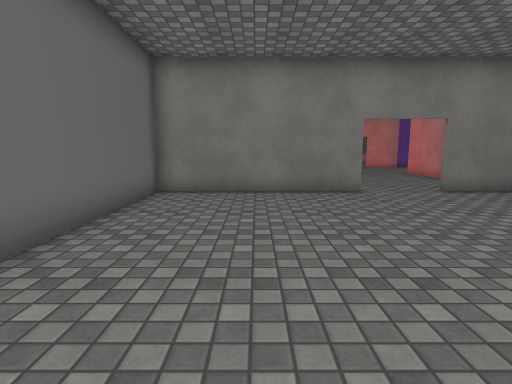
view 1 (above)

24 first-person views from a walk through a 3-D level made in the Unity game engine. The camera is 1.3 m above the floor, tilts 8° down and sees 80° across. Doors are open. The floor is counted in squares, 1 m on a side. Each view is taken from the middle of a square. On the plan, view 1 faces up. The plan holds only what a view shows up to about 14 squares ahead; the rest is blank. The place goes on beyond the plan. The player is left out. Some surface patterns are stand-ins.

view 2
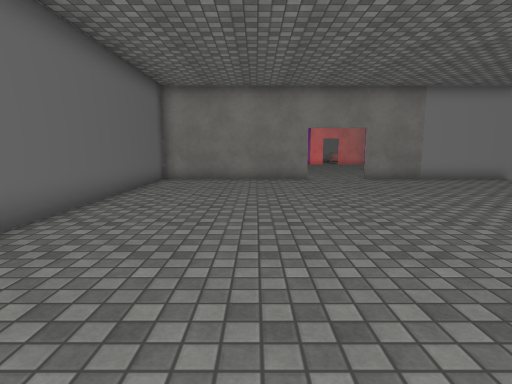

view 3
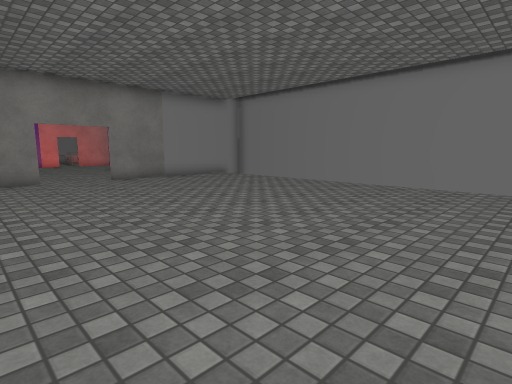

view 4
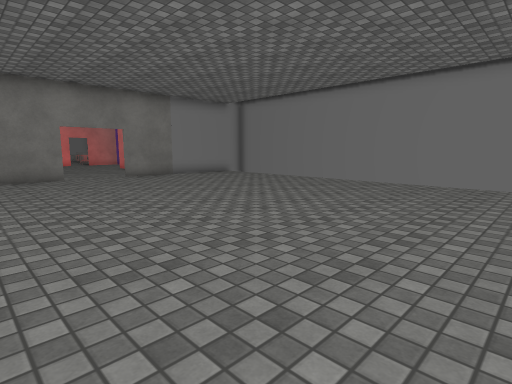

view 5
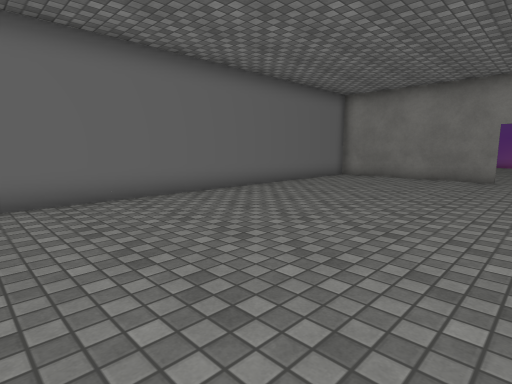

view 6
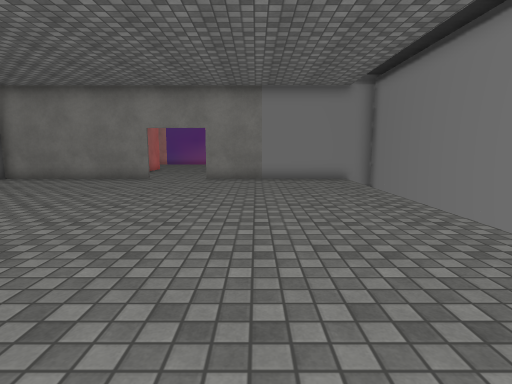

view 7
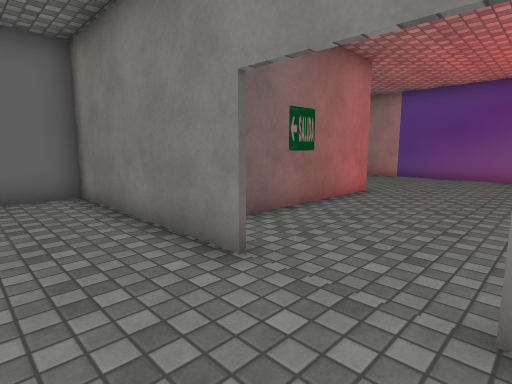

view 8
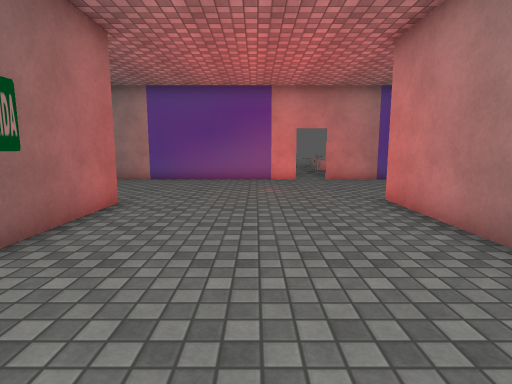

view 9
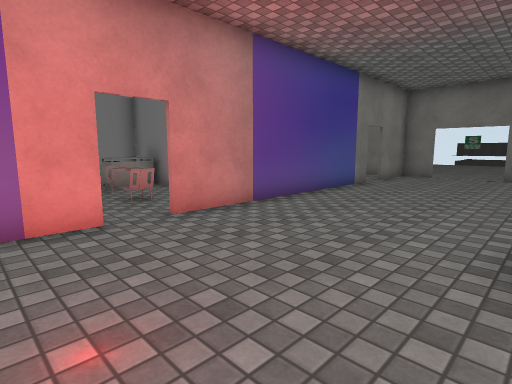

view 10
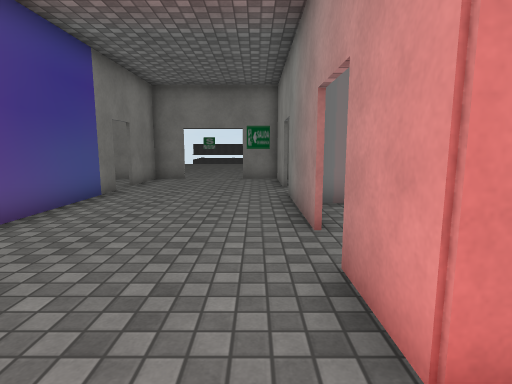

view 11
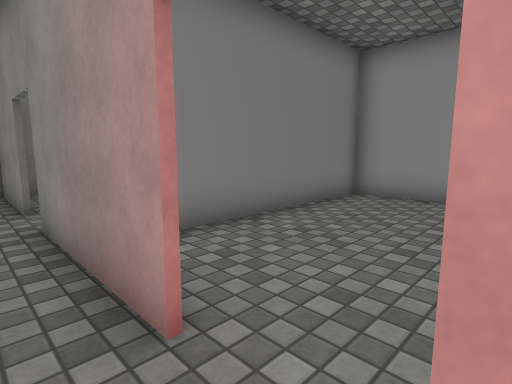

view 12
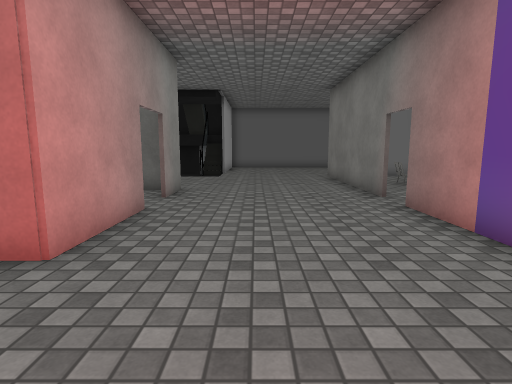

view 13
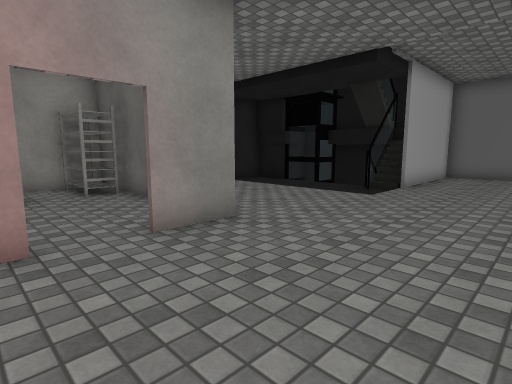

view 14
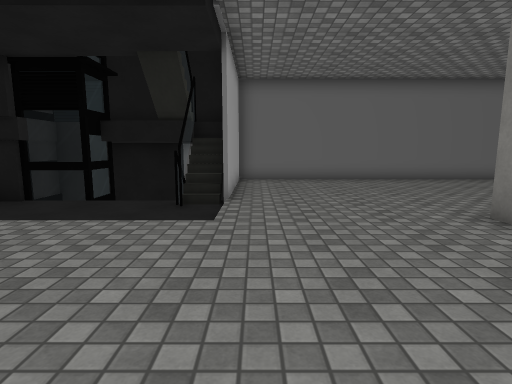

view 15
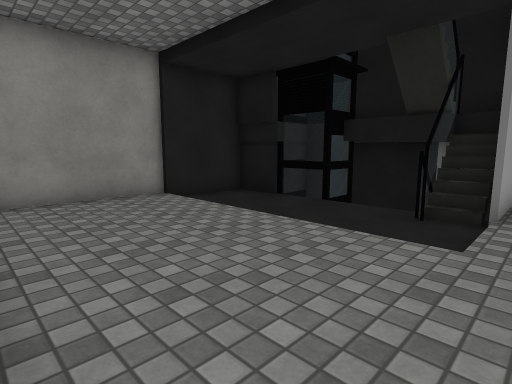

view 16
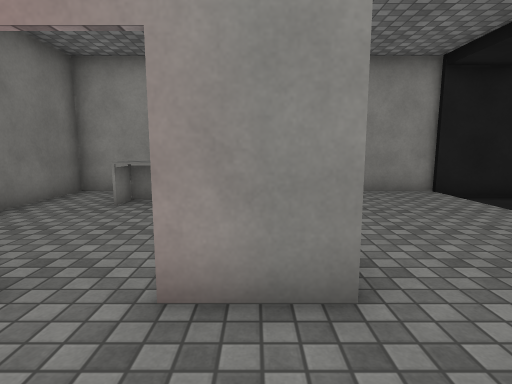

view 17
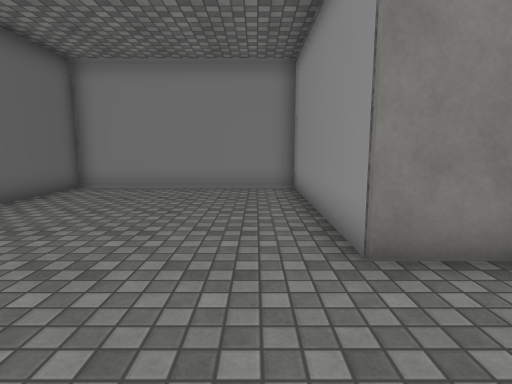

view 18
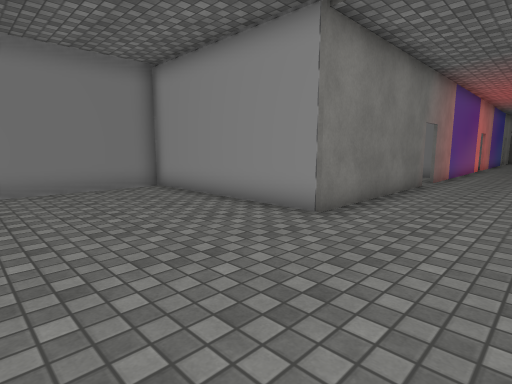

view 19
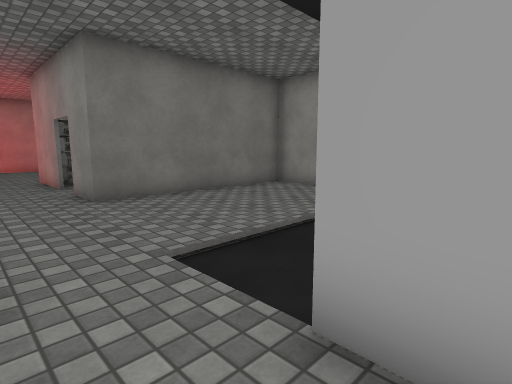

view 20
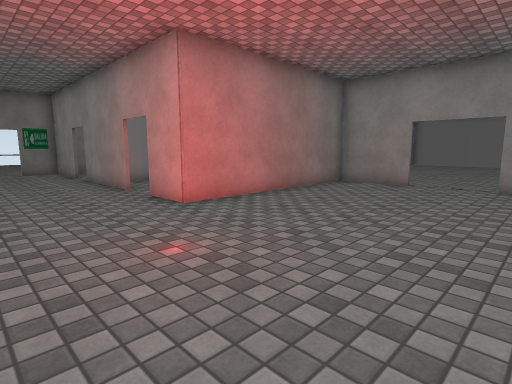

view 21
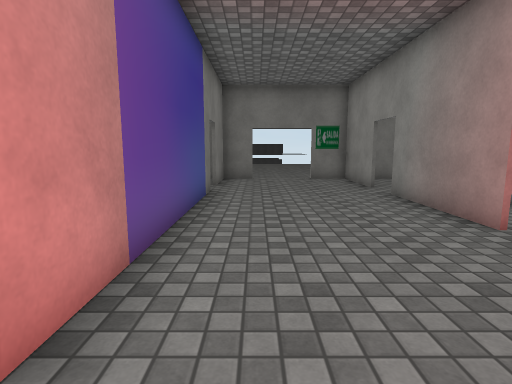

view 22
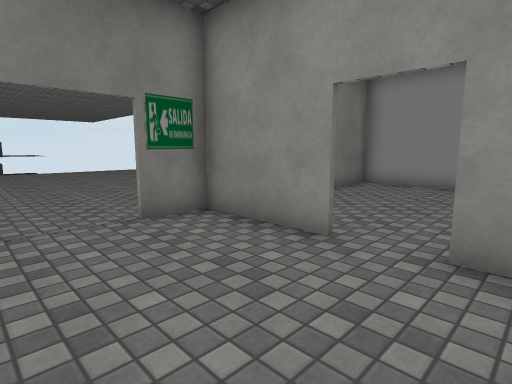

view 23
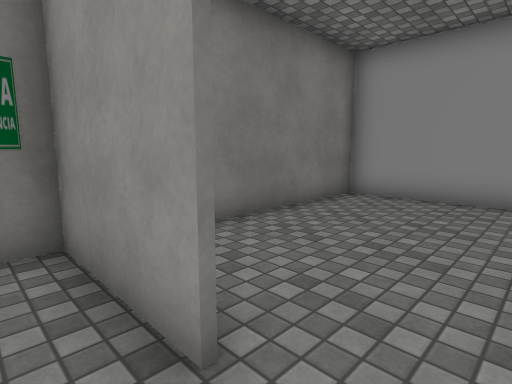

view 24
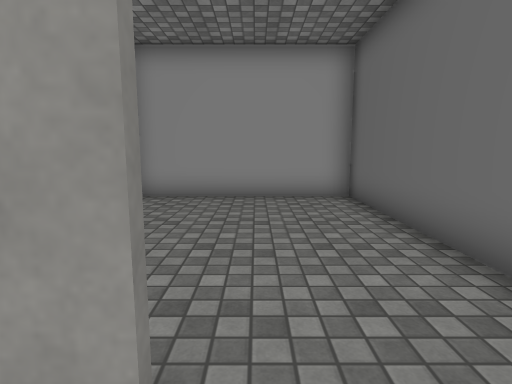

### Floor plan
Points are (right, up) in squares from view 1. A wall is a line through its corners. A room is listed if a view was taken in it or the views show most of it. See-through windows are left out.
Room 1 (views 1, 2, 3, 4, 5, 6, 7, 8)
walls: (3.4, 9.4) (-3.1, 9.4) (-3.1, -4.4); (13.1, 9.4) (5.8, 9.4)
ways out: open door at (4.5, 10) to room 2
Room 2 (views 9, 10, 11, 12, 13, 14, 15, 16, 17, 18, 19, 20, 21, 22, 23, 24)
walls: (1.6, 15.5) (1.6, 11.1); (-3.1, 22.4) (-9.7, 22.4) (-9.7, 29.4) (-17.1, 29.4) (-17.1, 17.3) (-11.8, 17.3); (6.9, 22.4) (-2, 22.4); (-9.6, 9.6) (-4.9, 9.6) (-4.9, 16.6) (-3.1, 16.6); (5.8, 9.6) (8.4, 9.6) (8.4, 17.1) (10.2, 17.1); (-12.4, 13.1) (-12.4, 9.8) (-9.4, 9.8); (-13.8, 13.3) (-13.8, 11.6); (-15.4, 16.8) (-15.3, 12.6); (-14, 11.6) (-12.3, 11.6); (11.8, 17.1) (15.9, 17.1); (16.6, 22.4) (8, 22.4); (17.4, 17.1) (20.4, 17.1) (20.4, 18.6); (20.4, 21.1) (20.4, 22.4) (17.9, 22.4)
ways out: open door at (4.5, 10) to room 1; open door at (16.5, 16.5) to room 3; opening at (-0.5, 15.5) to room 4; open door at (-2.5, 16) to room 4; open door at (10.5, 16.5) to room 5; open door at (17.5, 23); open door at (21, 20)
objects: other object (-1, 16) to (1, 16)
Room 3 (no view inside)
walls: (14.4, 15.1) (14.4, 9.5); (13.9, 9.6) (20.4, 9.6) (20.4, 16.6)
ways out: open door at (16.5, 16.5) to room 2
Room 4 (no view inside)
walls: (-4.7, 13.1) (-4.7, 9.6) (-2.4, 9.6); (-0.8, 9.6) (1.4, 9.6) (1.4, 12.6)
ways out: opening at (-0.5, 15.5) to room 2; open door at (-2.5, 16) to room 2; gap at (-1, 10)
objects: other object (-4, 10) to (-4, 12); other object (-2, 11) to (-1, 12)
Room 5 (no view inside)
walls: (11.9, 9.6) (13.9, 9.6); (14.3, 9.5) (14.3, 16.5)
ways out: open door at (10.5, 16.5) to room 2

Positions as (right, up) in squares from view 1, and headings:
1: (0, 0), facing up
2: (1, -4), facing up
3: (1, -4), facing up-right
4: (0, -5), facing up-right
5: (5, -5), facing up-left
6: (8, -4), facing up
7: (6, 7), facing up-left
8: (5, 9), facing up
9: (5, 17), facing up-right
10: (7, 18), facing right
11: (10, 18), facing down-right
12: (5, 19), facing left
13: (-1, 21), facing down-left
14: (-4, 18), facing left
15: (-5, 18), facing down-left
16: (-4, 19), facing down
17: (-11, 19), facing up
18: (-15, 19), facing up-right
19: (-13, 19), facing down-right
20: (2, 21), facing down-right
21: (7, 21), facing right
22: (15, 21), facing down-right
23: (16, 18), facing down-right
24: (17, 18), facing down
